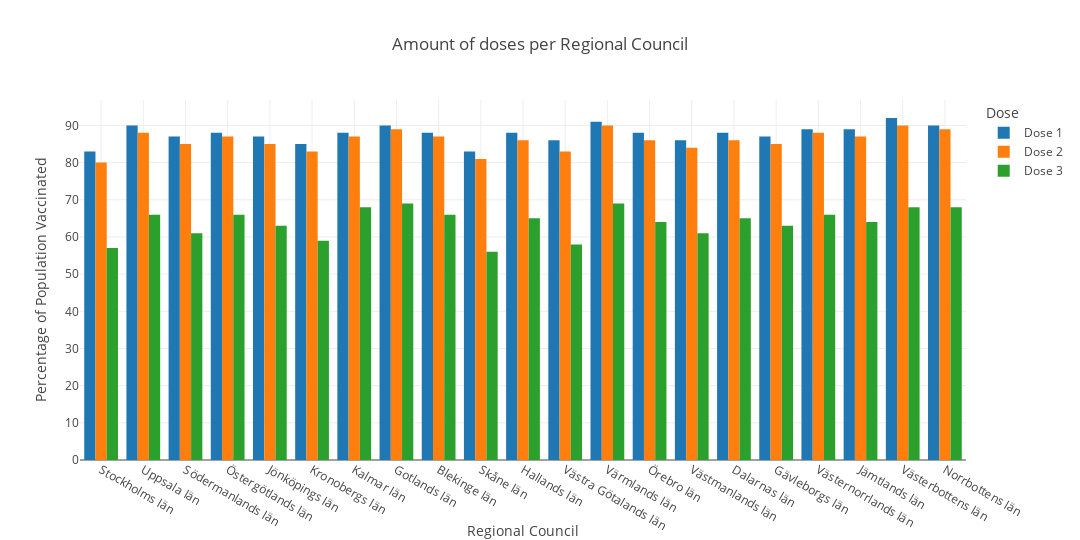

Source (notebook cell):
### Markdown cell above
1 f) Draw a barplot for: **Individuals with atleast one dose, two doses and three doses per regional council**

### Code cell
# 2)f
vaccine_lan = df_vaccine.groupby("Län")
befolkning_sum = vaccine_lan["Befolkning"].sum()

fig = px.bar(
    y=[
        round((vaccine_lan["Antal minst 1 dos"].sum() / befolkning_sum)*100), # precentage of vaccine lan.
        round(vaccine_lan["Antal minst 2 doser"].sum() / befolkning_sum*100),
        round(vaccine_lan["Antal 3 doser"].sum() / befolkning_sum*100),
    ],
    title="Amount of doses per Regional Council",
    labels={"value": "Percentage of Population Vaccinated", "x": "Regional Council", "variable": "Dose"},
    x=df_vaccine["Län_namn"].unique(),
    width=1080,  # Sets the size so that the graph is consistent for every user that runs the program
    height=540,
    barmode="group"
)
bar_names = {
    "wide_variable_0": "Dose 1",
    "wide_variable_1": "Dose 2",
    "wide_variable_2": "Dose 3",
}

# Source https://stackoverflow.com/questions/64371174/plotly-how-to-change-variable-label-names-for-the-legend-in-a-plotly-express-li
fig.for_each_trace(
    lambda t: t.update(
        name=bar_names[t.name],
        legendgroup=bar_names[t.name],
        hovertemplate=t.hovertemplate.replace(t.name, bar_names[t.name]),
    )
)

fig.show()
#TODO SAVE FILE

### Figure 1 — Plotly figure (JSON) as saved in the notebook; plotly's stock layout.template omitted (floating-point values rounded to 4 significant figures)
{"data": [{"alignmentgroup": "True", "hovertemplate": "Dose=Dose 1<br>Regional Council=%{x}<br>Percentage of Population Vaccinated=%{y}<extra></extra>", "legendgroup": "Dose 1", "marker": {"color": "#1F77B4", "pattern": {"shape": ""}}, "name": "Dose 1", "offsetgroup": "wide_variable_0", "orientation": "v", "showlegend": true, "textposition": "auto", "type": "bar", "x": ["Stockholms län", "Uppsala län", "Södermanlands län", "Östergötlands län", "Jönköpings län", "Kronobergs län", "Kalmar län", "Gotlands län", "Blekinge län", "Skåne län", "Hallands län", "Västra Götalands län", "Värmlands län", "Örebro län", "Västmanlands län", "Dalarnas län", "Gävleborgs län", "Västernorrlands län", "Jämtlands län", "Västerbottens län", "Norrbottens län"], "xaxis": "x", "y": [83, 90, 87, 88, 87, 85, 88, 90, 88, 83, 88, 86, 91, 88, 86, 88, 87, 89, 89, 92, 90], "yaxis": "y"}, {"alignmentgroup": "True", "hovertemplate": "Dose=Dose 2<br>Regional Council=%{x}<br>Percentage of Population Vaccinated=%{y}<extra></extra>", "legendgroup": "Dose 2", "marker": {"color": "#FF7F0E", "pattern": {"shape": ""}}, "name": "Dose 2", "offsetgroup": "wide_variable_1", "orientation": "v", "showlegend": true, "textposition": "auto", "type": "bar", "x": ["Stockholms län", "Uppsala län", "Södermanlands län", "Östergötlands län", "Jönköpings län", "Kronobergs län", "Kalmar län", "Gotlands län", "Blekinge län", "Skåne län", "Hallands län", "Västra Götalands län", "Värmlands län", "Örebro län", "Västmanlands län", "Dalarnas län", "Gävleborgs län", "Västernorrlands län", "Jämtlands län", "Västerbottens län", "Norrbottens län"], "xaxis": "x", "y": [80, 88, 85, 87, 85, 83, 87, 89, 87, 81, 86, 83, 90, 86, 84, 86, 85, 88, 87, 90, 89], "yaxis": "y"}, {"alignmentgroup": "True", "hovertemplate": "Dose=Dose 3<br>Regional Council=%{x}<br>Percentage of Population Vaccinated=%{y}<extra></extra>", "legendgroup": "Dose 3", "marker": {"color": "#2CA02C", "pattern": {"shape": ""}}, "name": "Dose 3", "offsetgroup": "wide_variable_2", "orientation": "v", "showlegend": true, "textposition": "auto", "type": "bar", "x": ["Stockholms län", "Uppsala län", "Södermanlands län", "Östergötlands län", "Jönköpings län", "Kronobergs län", "Kalmar län", "Gotlands län", "Blekinge län", "Skåne län", "Hallands län", "Västra Götalands län", "Värmlands län", "Örebro län", "Västmanlands län", "Dalarnas län", "Gävleborgs län", "Västernorrlands län", "Jämtlands län", "Västerbottens län", "Norrbottens län"], "xaxis": "x", "y": [57, 66, 61, 66, 63, 59, 68, 69, 66, 56, 65, 58, 69, 64, 61, 65, 63, 66, 64, 68, 68], "yaxis": "y"}], "layout": {"barmode": "group", "height": 540, "legend": {"title": {"text": "Dose"}, "tracegroupgap": 0}, "title": {"text": "Amount of doses per Regional Council"}, "width": 1080, "xaxis": {"anchor": "y", "domain": [0, 1], "title": {"text": "Regional Council"}}, "yaxis": {"anchor": "x", "domain": [0, 1], "title": {"text": "Percentage of Population Vaccinated"}}}}
